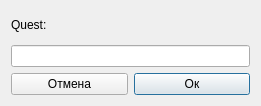
<?xml version="1.0" encoding="UTF-8"?>
<ui version="4.0">
 <class>Constructor</class>
 <widget class="QDialog" name="Constructor">
  <property name="geometry">
   <rect>
    <x>0</x>
    <y>0</y>
    <width>261</width>
    <height>106</height>
   </rect>
  </property>
  <property name="windowTitle">
   <string>Dialog</string>
  </property>
  <layout class="QGridLayout" name="gridLayout">
   <item row="0" column="0" colspan="2">
    <widget class="QLabel" name="label">
     <property name="text">
      <string>Quest:</string>
     </property>
    </widget>
   </item>
   <item row="1" column="0" colspan="2">
    <widget class="QLineEdit" name="lineEdit"/>
   </item>
   <item row="2" column="0">
    <widget class="QPushButton" name="pushButton">
     <property name="text">
      <string>Отмена</string>
     </property>
     <property name="default">
      <bool>false</bool>
     </property>
     <property name="flat">
      <bool>false</bool>
     </property>
    </widget>
   </item>
   <item row="2" column="1">
    <widget class="QPushButton" name="pushButton_2">
     <property name="text">
      <string>Ок</string>
     </property>
     <property name="checkable">
      <bool>false</bool>
     </property>
     <property name="checked">
      <bool>false</bool>
     </property>
     <property name="default">
      <bool>true</bool>
     </property>
    </widget>
   </item>
  </layout>
 </widget>
 <resources/>
 <connections/>
</ui>
